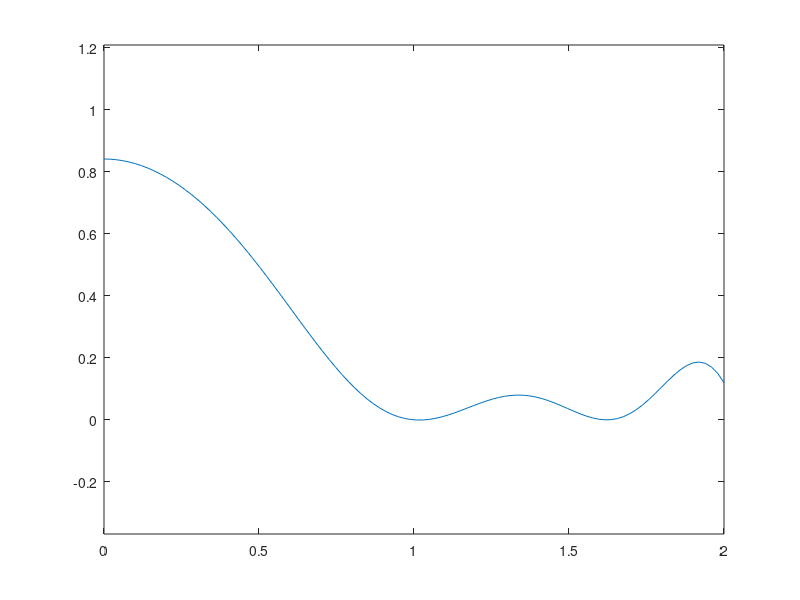

Here is the MATLAB script that generated this plot: (Note: this script raises an error after producing the figure.)

x=linspace(0,2);
y=(x.^3-2*x.^2+1).*sin(2*x.^2+1)./sqrt(x.^3+log2(3*x.^2+2))
plot(x,y);
axis equal;
ax=gca;
ax.XAxisLocation='origin';
ax.YAxisLocation='origin';
grid on;